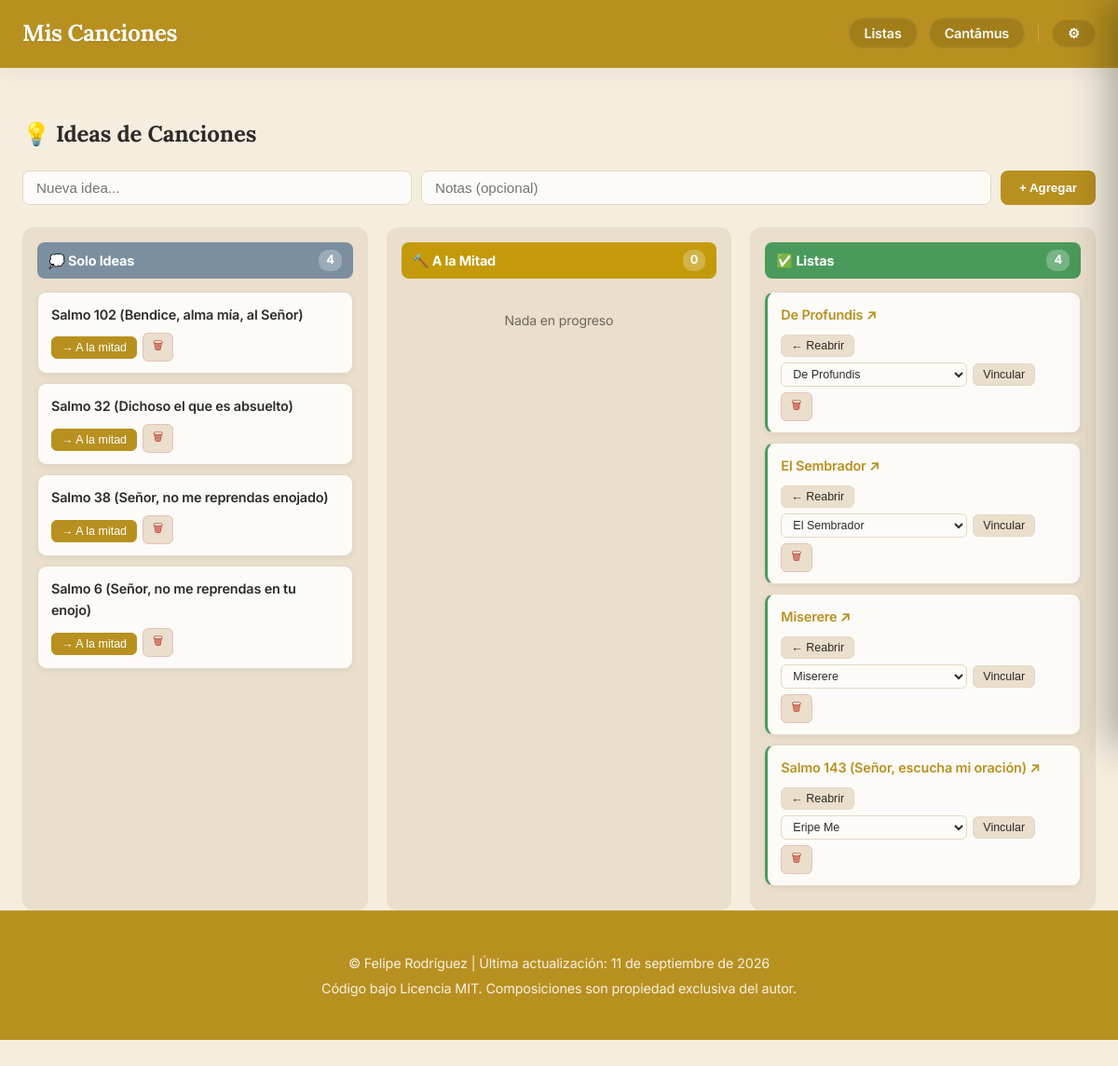
The app's page /admin/ideas (signed in), older data.
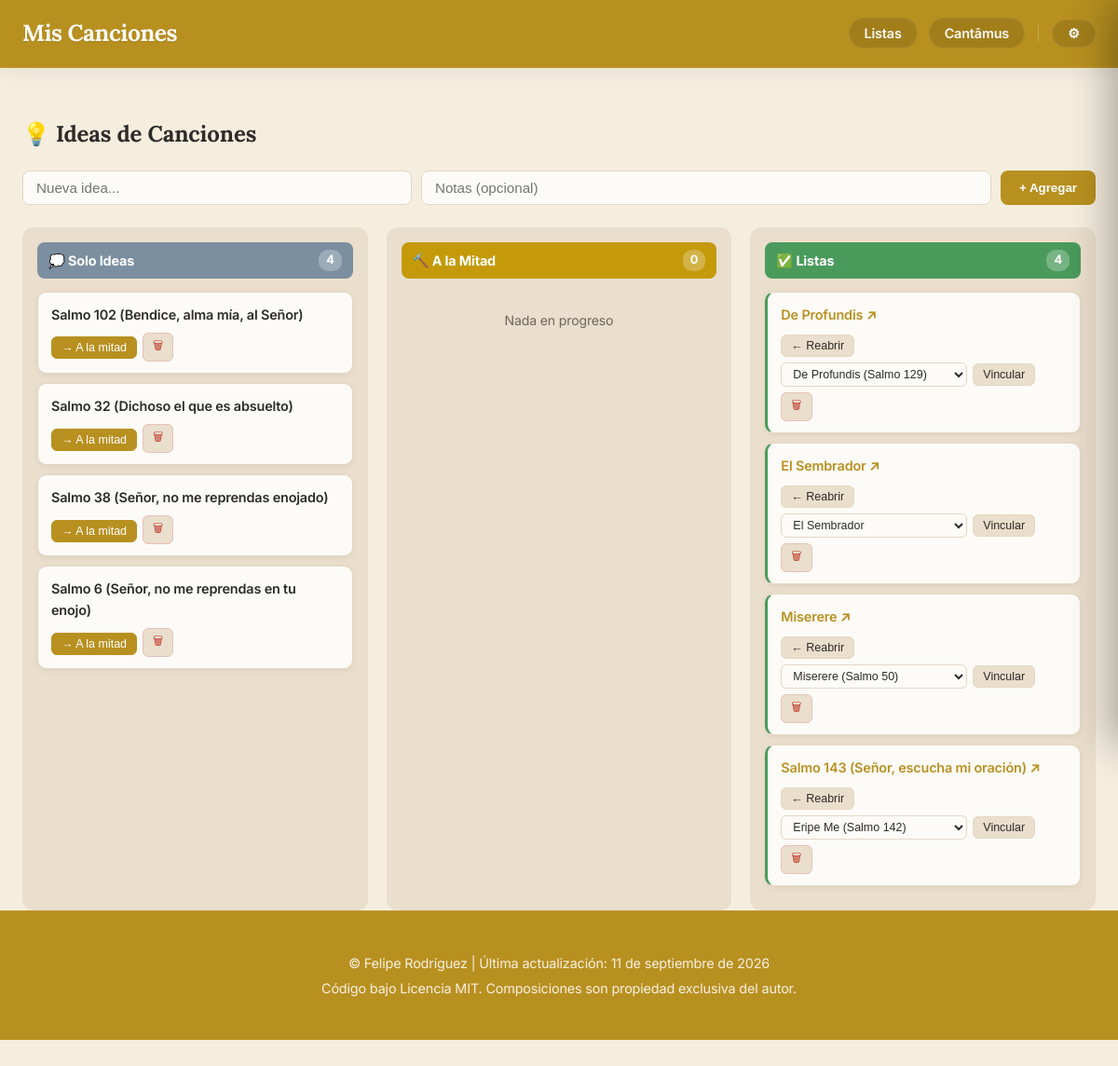
The same page, newer data.
### app.py (models this page shows, shortened)
class IdeaCancion(db.Model):
    id = db.Column(db.Integer, primary_key=True)
    titulo = db.Column(db.String(150), nullable=False)
    notas = db.Column(db.Text, nullable=True)
    estado = db.Column(db.String(20), nullable=False, default='idea')  # 'idea', 'mitad', 'lista'
    cancion_id = db.Column(db.Integer, db.ForeignKey('cancion.id'), nullable=True)
    cancion = db.relationship('Cancion', backref='idea', foreign_keys=[cancion_id])

class Cancion(db.Model):
    id = db.Column(db.Integer, primary_key=True)
    titulo = db.Column(db.String(150), nullable=False)
    musica = db.Column(db.String(100))
    letra = db.Column(db.String(100))
    adaptacion = db.Column(db.String(100))
    arreglo = db.Column(db.String(100), nullable=True)
    idioma = db.Column(db.String(50))
    dia = db.Column(db.Integer, nullable=True)
    mes = db.Column(db.Integer, nullable=True)
    anio = db.Column(db.Integer)
    descripcion = db.Column(db.Text)
    audio = db.Column(db.String(150))
    letras_acordes = db.Column(db.String(150)) # Antes 'partitura' (PDF)
    partitura = db.Column(db.String(150))      # Antes 'partitura_xml' (MusicXML)
    midi = db.Column(db.String(150))           # Archivo MIDI
    tags_json = db.Column(db.String(500))
    tipo = db.Column(db.String(50), nullable=False, default='local')
    categorias_json = db.Column(db.String(200))
    youtube_video_embed = db.Column(db.Text)
    youtube_audio_embed = db.Column(db.Text)
    interprete = db.Column(db.String(200), nullable=True)
    ensambles_json = db.Column(db.Text, nullable=True)
    descargas_json = db.Column(db.Text, nullable=True)
    audios_json = db.Column(db.Text, nullable=True)
    tipo_pdf = db.Column(db.String(50), nullable=True) # 'partitura' o 'letras_acordes'

### app.py (the view)
@app.route('/admin/ideas')
@login_required
def admin_ideas():
    if not FEATURES['ideas_admin']:
        abort(404)
    ideas = {
        'idea':  IdeaCancion.query.filter_by(estado='idea').order_by(IdeaCancion.titulo).all(),
        'mitad': IdeaCancion.query.filter_by(estado='mitad').order_by(IdeaCancion.titulo).all(),
        'lista': IdeaCancion.query.filter_by(estado='lista').order_by(IdeaCancion.titulo).all(),
    }
    canciones = Cancion.query.order_by(Cancion.titulo).all()
    return render_template('admin/ideas.html', ideas=ideas, canciones=canciones)

### app.py (called while the page is built)
@app.context_processor
def inject_globals():
    try:
        with open('build_date.txt', 'r', encoding='utf-8') as f:
            date_str = f.read().strip()
    except Exception:
        date_str = "Desconocida"
    return dict(last_update=date_str, FEATURES=FEATURES)

def login_required(f):
    @wraps(f)
    def decorated_function(*args, **kwargs):
        if 'logged_in' not in session:
            return redirect(url_for('login', next=request.url))
        return f(*args, **kwargs)
    return decorated_function

### templates/admin/ideas.html (shortened to what this page needs)
{% extends "base.html" %}
{% block content %}
<div class="ideas-board">
    <div class="ideas-header">
        <h2>💡 Ideas de Canciones</h2>
        <form action="{{ url_for('admin_ideas_add') }}" method="post" class="ideas-add-form">
            <input type="text" name="titulo" placeholder="Nueva idea..." required class="ideas-input">
            <input type="text" name="notas" placeholder="Notas (opcional)" class="ideas-input ideas-input-notes">
            <button type="submit" class="ideas-add-btn">+ Agregar</button>
        </form>
    </div>
    <div class="kanban-board">
        <div class="kanban-col">
            <div class="kanban-col-header kanban-idea">💭 Solo Ideas <span class="kanban-count">{{ ideas.idea | length }}</span></div>
            {% for idea in ideas.idea %}
            <div class="kanban-card">
                <div class="kanban-card-title">{{ idea.titulo }}</div>
                <div class="kanban-card-actions">
                    <form action="{{ url_for('admin_ideas_update', idea_id=idea.id) }}" method="post" style="display:inline">
                        <button type="submit" class="kanban-btn kanban-btn-up" title="Mover a En progreso">→ A la mitad</button>
                    </form>
                    <form action="{{ url_for('admin_ideas_delete', idea_id=idea.id) }}" method="post" style="display:inline" onsubmit="return confirm('¿Eliminar esta idea?')">
                        <button type="submit" class="kanban-btn kanban-btn-del" title="Eliminar">🗑</button>
                    </form>
                </div>
            </div>
            {% else %}
            <p class="kanban-empty">Sin ideas todavía</p>
            {% endfor %}
        </div>
        <div class="kanban-col">
            <div class="kanban-col-header kanban-mitad">🔨 A la Mitad <span class="kanban-count">{{ ideas.mitad | length }}</span></div>
            {% for idea in ideas.mitad %}
            <div class="kanban-card">
                <div class="kanban-card-title">{{ idea.titulo }}</div>
                {% if idea.notas %}<div class="kanban-card-notes">{{ idea.notas }}</div>{% endif %}
                <div class="kanban-card-actions">
                    <form action="{{ url_for('admin_ideas_update', idea_id=idea.id) }}" method="post" style="display:inline">
                        <input type="hidden" name="estado" value="idea">
                        <button type="submit" class="kanban-btn" title="Volver a Ideas">← Volver</button>
                    </form>
                    <form action="{{ url_for('admin_ideas_update', idea_id=idea.id) }}" method="post" class="kanban-promote-form">
                        <input type="hidden" name="estado" value="lista">
                        <select name="cancion_id" class="kanban-select">
                            <option value="">— Vincular con canción (opcional) —</option>
                            {% for cancion in canciones %}
                            <option value="{{ cancion.id }}" {% if idea.cancion_id == cancion.id %}selected{% endif %}>{{ cancion.titulo }}</option>
                            {% endfor %}
                        </select>
                        <button type="submit" class="kanban-btn kanban-btn-up">→ Lista ✓</button>
                    </form>
                    <form action="{{ url_for('admin_ideas_delete', idea_id=idea.id) }}" method="post" style="display:inline" onsubmit="return confirm('¿Eliminar esta idea?')">
                        <button type="submit" class="kanban-btn kanban-btn-del">🗑</button>
                    </form>
                </div>
            </div>
            {% else %}
            <p class="kanban-empty">Nada en progreso</p>
            {% endfor %}
        </div>
        <div class="kanban-col">
            <div class="kanban-col-header kanban-lista">✅ Listas <span class="kanban-count">{{ ideas.lista | length }}</span></div>
            {% for idea in ideas.lista %}
            <div class="kanban-card kanban-card-done">
                <div class="kanban-card-title">
                    {% if idea.cancion %}
                        <a href="{{ url_for('ver_composicion', comp_id=idea.cancion.id) }}" target="_blank">{{ idea.titulo }} ↗</a>
                    {% else %}
                        {{ idea.titulo }}
                    {% endif %}
                </div>
                <div class="kanban-card-actions">
                    <form action="{{ url_for('admin_ideas_update', idea_id=idea.id) }}" method="post" style="display:inline">
                        <button type="submit" class="kanban-btn" title="Volver a En progreso">← Reabrir</button>
                    </form>
                    <form action="{{ url_for('admin_ideas_update', idea_id=idea.id) }}" method="post" class="kanban-promote-form">
                        <select name="cancion_id" class="kanban-select">
                            {% for cancion in canciones %}
                            <option value="{{ cancion.id }}" {% if idea.cancion_id == cancion.id %}selected{% endif %}>{{ cancion.titulo }}</option>
                            {% endfor %}
                        </select>
                        <button type="submit" class="kanban-btn">Vincular</button>
                    </form>
                    <form action="{{ url_for('admin_ideas_delete', idea_id=idea.id) }}" method="post" style="display:inline" onsubmit="return confirm('¿Eliminar?')">
                        <button type="submit" class="kanban-btn kanban-btn-del">🗑</button>
                    </form>
                </div>
            </div>
            {% else %}
            <p class="kanban-empty">Ninguna completada aún</p>
            {% endfor %}
        </div>
    </div>
</div>
{% endblock %}

### templates/base.html (shortened to what this page needs)
<!DOCTYPE html>
<html lang="es">
<head>
    <link rel="stylesheet" href="{{ url_for('static', filename='style.css') }}">
</head>
<body>
    <header>
        <nav class="container">
            <a href="{{ url_for('index') }}" class="brand-logo">Mis Canciones</a>
            <ul>
                <li><a href="{{ url_for('ver_listas') }}">Listas</a></li>
                <li><a href="{{ url_for('cantamus_view') }}">Cantāmus</a></li>
                <li class="profile-menu-container">
                    <button id="profile-btn" class="profile-btn" title="Menú">⚙</button>
                </li>
            </ul>
        </nav>
    </header>
    <main class="container" id="pjax-container">
        {% block content %}{% endblock %}
    </main>
    <footer>
        <p>&copy; Felipe Rodríguez | Última actualización: {{ last_update }}</p>
        <p>Código bajo Licencia MIT. Composiciones son propiedad exclusiva del autor.</p>
    </footer>
</body>
</html>

Row changes from the older to the newer data that the page shows:
changed through a linked row, IdeaCancion "De Profundis": cancion_id "De Profundis" → "De Profundis (Salmo 129)"
changed through a linked row, IdeaCancion "Miserere": cancion_id "Miserere" → "Miserere (Salmo 50)"
changed through a linked row, IdeaCancion "Salmo 143 (Señor, escucha mi oración)": cancion_id "Eripe Me" → "Eripe Me (Salmo 142)"
